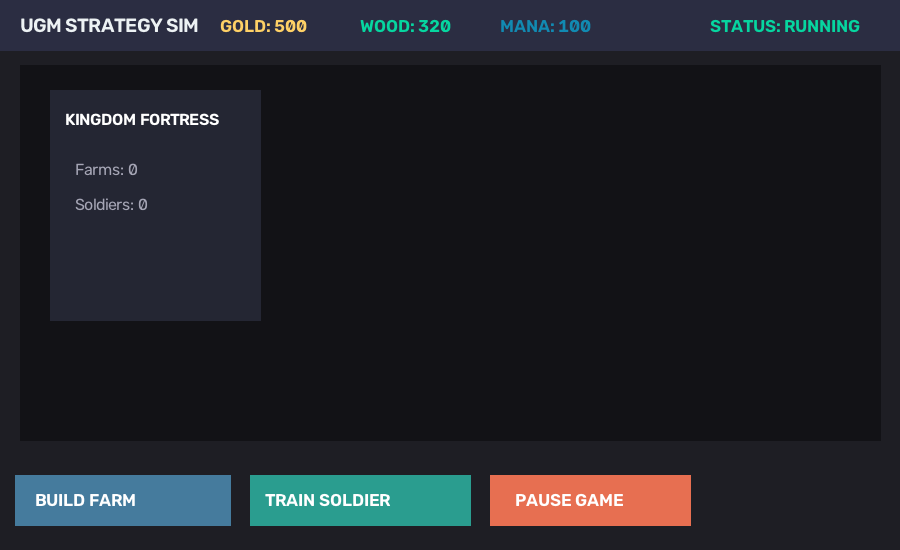
#> input picture tests/fixtures/sim_fixture.png, 900 x 550 px
$ python -i icon.py   (imports and definitions only)
#> lines starting #> are read from the running program, lines starting #| are printed output that depends on the picture
"""
Universal Game MCP (UGM) - Icon Detection Subsystem
Provides multi-scale template matching with OpenCV, alpha-mask support,
Non-Maximum Suppression (NMS), confidence scoring, and ambiguity detection.
"""

from __future__ import annotations
import time
import logging
from typing import Optional, List, Tuple, Dict, Any
import numpy as np
import cv2

from .types import (
    DetectionItem,
    DetectionResult,
    NormalizedRect,
    BoundingBox,
    MatchMethod
)

logger = logging.getLogger("ugm.icon")


# [37 lines left out: function non_max_suppression_fast, not called in this run]


class IconDetector:
    """
    OpenCV-based icon and template detector optimized for game UIs.
    Supports multi-scale scanning, masking, and ambiguity flagging.
    """

    def __init__(
        self,
        default_threshold: float = 0.80,
        scales: Optional[List[float]] = None
    ):
        self.default_threshold = default_threshold
        # Support common UI scaling (e.g. 0.8x, 0.9x, 1.0x, 1.1x, 1.2x)
        self.scales = scales or [1.0, 0.9, 1.1, 0.8, 1.2]
        self._templates: Dict[str, np.ndarray] = {}
        self._masks: Dict[str, Optional[np.ndarray]] = {}

    # [23 lines left out: functions register_template, load_template_file, not called in this run]

    def locate_icon(
        self,
        image: np.ndarray,
        template_name: Optional[str] = None,
        template_image: Optional[np.ndarray] = None,
        roi: Optional[NormalizedRect] = None,
        threshold: Optional[float] = None,
        multi_scale: bool = True,
        score_tolerance: float = 0.05
    ) -> DetectionResult:
        """
        Locates occurrences of an icon in the target image.
        Detects ambiguity if multiple competing candidates exist.
        """
        t0 = time.perf_counter()
        thresh = threshold if threshold is not None else self.default_threshold

        # Resolve template
        mask = None
        if template_image is not None:
            if template_image.shape[-1] == 4:
                tmpl = template_image[:, :, :3]
                mask = template_image[:, :, 3]
            else:
                tmpl = template_image
            icon_tag = template_name or "custom_template"
        elif template_name is not None:
            if template_name not in self._templates:
                raise KeyError(f"Template '{template_name}' is not registered.")
            tmpl = self._templates[template_name]
            mask = self._masks.get(template_name)
            icon_tag = template_name
        else:
            raise ValueError("Either template_name or template_image must be provided.")

        orig_h, orig_w = image.shape[:2]
        crop_img = image
        crop_offset_x = 0
        crop_offset_y = 0

        # Prioritize CPU: crop ROI before matching
        if roi is not None:
            roi_bbox = roi.to_pixel(orig_w, orig_h)
            crop_offset_x = roi_bbox.x
            crop_offset_y = roi_bbox.y
            crop_img = image[roi_bbox.y:roi_bbox.bottom, roi_bbox.x:roi_bbox.right]

        ch, cw = crop_img.shape[:2]
        th, tw = tmpl.shape[:2]

        if ch < th or cw < tw:
            # Search image smaller than template
            return DetectionResult(
                items=[],
                latency_ms=(time.perf_counter() - t0) * 1000.0,
                is_ambiguous=False,
                threshold=thresh,
                roi_normalized=roi
            )

        candidate_boxes = []  # [x1, y1, x2, y2, score]

        scales_to_try = self.scales if multi_scale else [1.0]

        for s in scales_to_try:
            scaled_tw = int(tw * s)
            scaled_th = int(th * s)

            if scaled_th > ch or scaled_tw > cw or scaled_tw < 5 or scaled_th < 5:
                continue

            scaled_tmpl = cv2.resize(tmpl, (scaled_tw, scaled_th), interpolation=cv2.INTER_AREA if s < 1.0 else cv2.INTER_LINEAR)
            scaled_mask = None
            if mask is not None:
                scaled_mask = cv2.resize(mask, (scaled_tw, scaled_th), interpolation=cv2.INTER_NEAREST)

            if scaled_mask is not None:
                res = cv2.matchTemplate(crop_img, scaled_tmpl, cv2.TM_CCORR_NORMED, mask=scaled_mask)
            else:
                res = cv2.matchTemplate(crop_img, scaled_tmpl, cv2.TM_CCOEFF_NORMED)

            loc = np.where(res >= thresh)
            for pt_y, pt_x in zip(loc[0], loc[1]):
                score = float(res[pt_y, pt_x])
                candidate_boxes.append([pt_x, pt_y, pt_x + scaled_tw, pt_y + scaled_th, score])

        if not candidate_boxes:
            return DetectionResult(
                items=[],
                latency_ms=(time.perf_counter() - t0) * 1000.0,
                is_ambiguous=False,
                threshold=thresh,
                roi_normalized=roi
            )

        boxes_arr = np.array(candidate_boxes, dtype=np.float32)
        keep_idxs = non_max_suppression_fast(boxes_arr, overlap_thresh=0.3)

        items: List[DetectionItem] = []
        for idx in keep_idxs:
            x1, y1, x2, y2, score = boxes_arr[idx]

            # Remap to window coordinates
            full_x1 = int(x1 + crop_offset_x)
            full_y1 = int(y1 + crop_offset_y)
            w = int(x2 - x1)
            h = int(y2 - y1)

            cx = full_x1 + w // 2
            cy = full_y1 + h // 2

            pix_bbox = BoundingBox(x=full_x1, y=full_y1, width=w, height=h)
            norm_bbox = pix_bbox.to_normalized(orig_w, orig_h)

            norm_cx = round(cx / orig_w, 4) if orig_w > 0 else 0.0
            norm_cy = round(cy / orig_h, 4) if orig_h > 0 else 0.0

            item = DetectionItem(
                icon_name=icon_tag,
                confidence=float(score),
                bbox_pixel=pix_bbox,
                bbox_normalized=norm_bbox,
                center_pixel=(cx, cy),
                center_normalized=(norm_cx, norm_cy),
                match_method=MatchMethod.TEMPLATE_CCOEFF_NORMED.value
            )
            items.append(item)

        # Ambiguity check: if 2 or more distinct matches have nearly identical confidence
        is_ambiguous = False
        escalation = None
        status = "found" if items else "not_found"

        if len(items) >= 2:
            top_score = items[0].confidence
            second_score = items[1].confidence
            if second_score >= top_score * (1.0 - score_tolerance):
                is_ambiguous = True
                status = "ambiguous"
                escalation = {
                    "needed": True,
                    "reason": f"Multiple matching candidates with score difference within {score_tolerance * 100:.1f}%",
                    "target_type": "icon",
                    "candidates": [item.to_dict() for item in items[:4]],
                    "suggested_prompt": f"Disambiguate between {len(items)} candidate visual matches for template '{icon_tag}'",
                }

        latency_ms = (time.perf_counter() - t0) * 1000.0

        return DetectionResult(
            items=items,
            latency_ms=latency_ms,
            is_ambiguous=is_ambiguous,
            threshold=thresh,
            roi_normalized=roi,
            status=status,
            escalation=escalation
        )

>>> import cv2
>>> picture = cv2.imread('../../tests/fixtures/sim_fixture.png', cv2.IMREAD_GRAYSCALE)
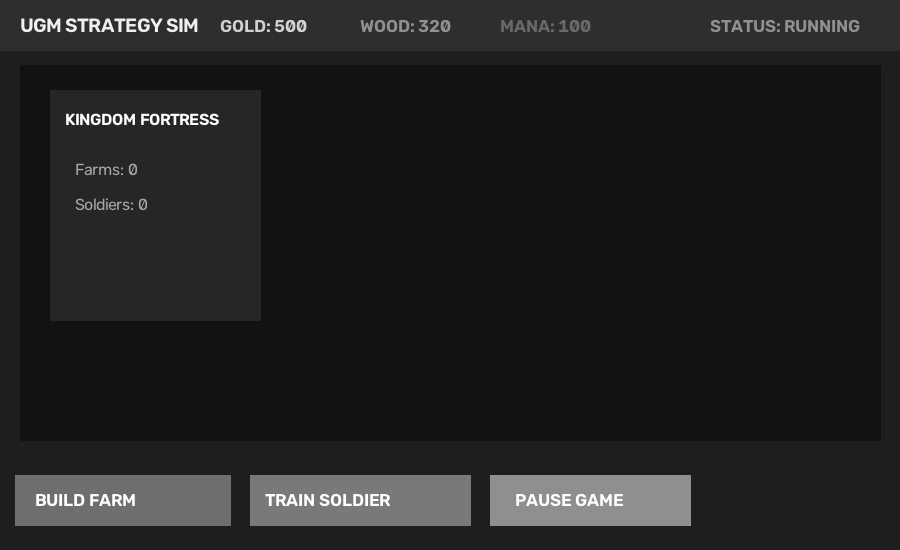
#> picture: shape (550, 900); min 18, max 255, mean 33.8
>>> result = IconDetector().locate_icon(picture)
#> (the run stopped early here; a loop or call above may not have finished)
